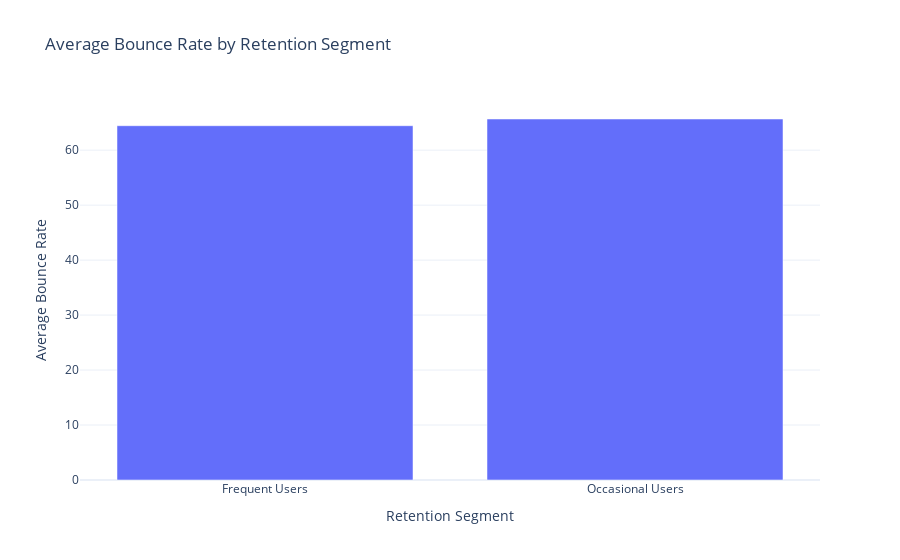

Here is the notebook cell this chart was saved with:
### Code cell
## The average bounce rate by retention segment

# Calculate the average bounce rate for each retention segment
segment_bounce_rates = data.groupby('Retention Segment')['Bounce Rate'].mean().reset_index()

# Create a bar chart to visualize the average bounce rates by retention segment
bar_fig = px.bar(segment_bounce_rates, x='Retention Segment', y='Bounce Rate',
                 title='Average Bounce Rate by Retention Segment',
                 labels={'Retention Segment': 'Retention Segment', 'Bounce Rate': 'Average Bounce Rate'})

bar_fig.show()

### Figure 1 — Plotly figure (JSON) as saved in the notebook; plotly's stock layout.template omitted (floating-point values rounded to 4 significant figures)
{"data": [{"alignmentgroup": "True", "hovertemplate": "Retention Segment=%{x}<br>Average Bounce Rate=%{y}<extra></extra>", "legendgroup": "", "marker": {"color": "#636efa", "pattern": {"shape": ""}}, "name": "", "offsetgroup": "", "orientation": "v", "showlegend": false, "textposition": "auto", "type": "bar", "x": ["Frequent Users", "Occasional Users"], "xaxis": "x", "y": [64.45, 65.67], "yaxis": "y"}], "layout": {"barmode": "relative", "legend": {"tracegroupgap": 0}, "title": {"text": "Average Bounce Rate by Retention Segment"}, "xaxis": {"anchor": "y", "domain": [0, 1], "title": {"text": "Retention Segment"}}, "yaxis": {"anchor": "x", "domain": [0, 1], "title": {"text": "Average Bounce Rate"}}}}
